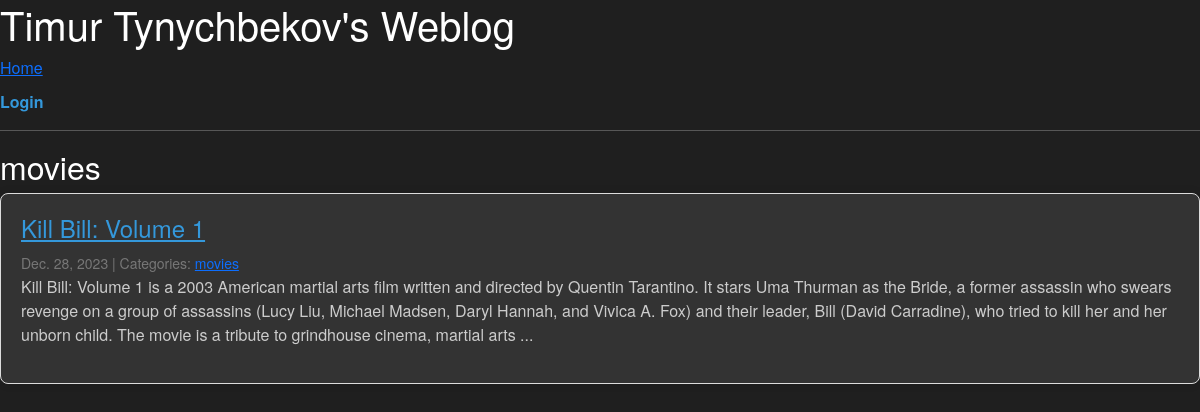
/category/movies/, run on the app's committed database.
### blog/models.py (models this page shows, shortened)
class Category(models.Model):
    name = models.CharField(max_length=30)
    class Meta:
        verbose_name_plural = "categories"

class Post(models.Model):
    title = models.CharField(max_length=255)
    body = models.TextField()
    created_on = models.DateTimeField(auto_now_add=True)
    last_modified = models.DateTimeField(auto_now=True)
    categories = models.ManyToManyField("Category", related_name="posts")

### blog/views.py (the view)
# urls.py: path("category/<category>/", views.blog_category, name="category"),
def blog_category(request, category):
    posts = Post.objects.filter(
        categories__name__contains=category
    ).order_by("-created_on")
    context = {
        "category": category,
        "posts": posts,
    }
    return render(request, "blog/category.html", context)

### templates/blog/category.html
{% extends "blog/index.html" %}
{% block page_title %}
<h2>{{ category }}</h2>
{% endblock page_title %}

### templates/blog/index.html (shortened to what this page needs)
{% extends "blog/base.html" %}
{% block page_content %}
    {% block posts  %}
        {% for post in posts %}
            <article class="post">
            <h3><a href="{% url 'blog:detail' post.pk %}">{{ post.title }}</a></h3>
            <small>
                {{ post.created_on.date }} | Categories:
                {% for category in post.categories.all %}
                    <a href="{% url 'blog:category' category.name %}">
                        {{ category.name }}
                    </a>
                {% endfor %}
            </small>
            <p>{{ post.body | slice:":400" }}...</p>
            </article>
        {% endfor %}
    {% endblock posts %}
{% endblock page_content %}

### static/blog/css/main.css (style rules this page uses)
body { background: #1f1f1f; color: #fff; font-family: 'Helvetica Neue', Arial, sans-serif; }
.post { margin-bottom: 20px; padding: 20px; border: 1px solid #ddd; border-radius: 8px; background: #333; box-shadow: 0 0 10px rgba(0, 0, 0, 0.1); }
.post h3 { font-size: 24px; }
.post p { color: #ccc; }
h3 a, .small a { color: #3498db; }
small { color: #777; }

### data on the page
Category: name "movies"
Post: title "Kill Bill: Volume 1", created_on "Dec. 28, 2023", body "Kill Bill: Volume 1 is a 2003 American martial arts film written and directed by Quentin Tarantino. It stars Uma Thurman as the Bride, a former assassin who swears revenge on a group of assassins (Lucy Liu, Michael Madsen, Daryl Hannah, and Vivica A. Fox) and their leader, Bill (David Carradine), who tried to kill her and her unborn child. The movie is a tribute to grindhouse cinema, martial arts"
